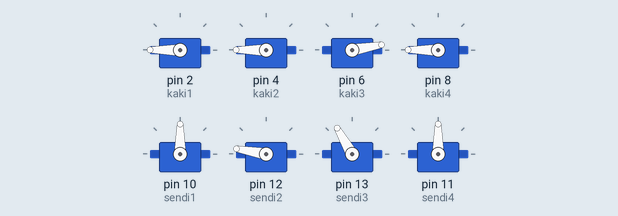
Recording of a sketch running on a simulated Arduino Uno, built with avr-gcc and run on an emulated ATmega328P. On the bench: 8 × servo.

Above: at 3.05 s.
At 4.5 s:
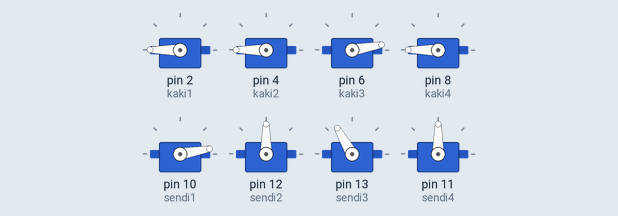
At 6.0 s:
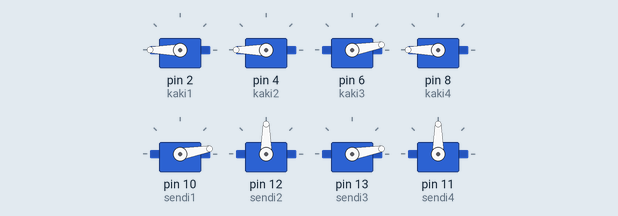
At 6.75 s:
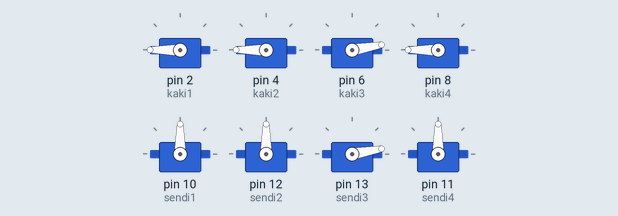
At 7.5 s:
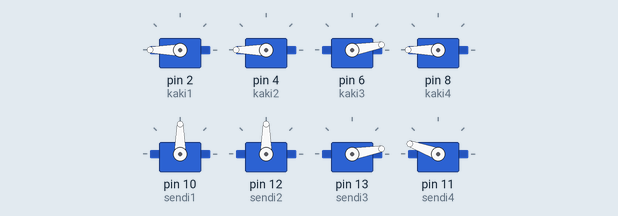
At 9.0 s:
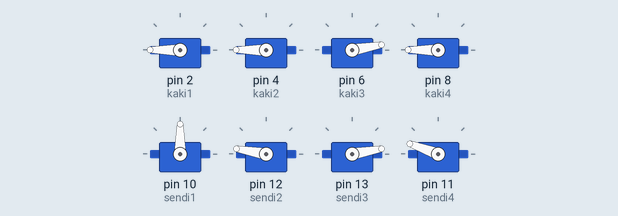
Timing chart, 0 to 9.9 s (numbered marks = the images above):
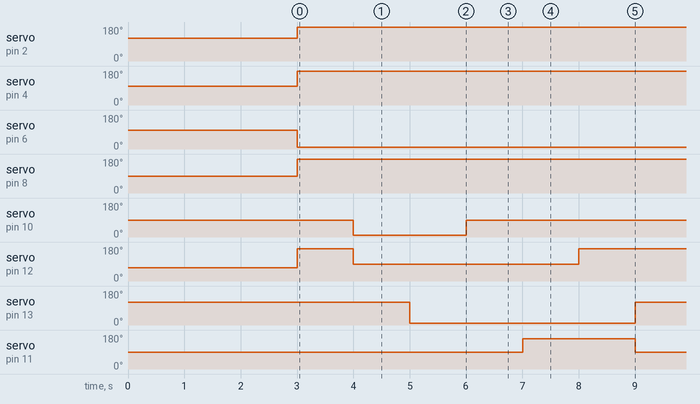

The sketch:

berjalan.ino
```cpp
#include <Servo.h>

Servo kaki1;
Servo kaki2;
Servo kaki3;
Servo kaki4;

Servo sendi1;
Servo sendi2;
Servo sendi3;
Servo sendi4;

int pos = 0;
void setup() {
  kaki1.attach(2);  // attaches the servo on pin 9 to the servo object
  kaki2.attach(4);  // attaches the servo on pin 9 to the servo object
  kaki3.attach(6);  // attaches the servo on pin 9 to the servo object
  kaki4.attach(8);  // attaches the servo on pin 9 to the servo object

  sendi1.attach(10);  // attaches the servo on pin 9 to the servo object
  sendi2.attach(12);  // attaches the servo on pin 9 to the servo object
  sendi3.attach(13);  // attaches the servo on pin 9 to the servo object
  sendi4.attach(11);

   kaki4.write(90);
 sendi1.write(90);
kaki3.write(100);
sendi2.write(70);
kaki2.write(100);
sendi3.write(120);
kaki1.write(120);
sendi4.write(90);
delay(3000);
}

void loop() {

kaki4.write(180);
sendi1.write(90);
kaki3.write(10);
sendi2.write(170);
kaki2.write(180);
sendi3.write(120);
kaki1.write(180);
sendi4.write(90);
delay(1000);
kaki4.write(180);
sendi1.write(10);
kaki3.write(10);
sendi2.write(90);
kaki2.write(180);
sendi3.write(120);
kaki1.write(180);
sendi4.write(90);
delay(1000);
kaki4.write(180);
sendi1.write(10);
kaki3.write(10);
sendi2.write(90);
kaki2.write(180);
sendi3.write(10);
kaki1.write(180);
sendi4.write(90);
delay(1000);
kaki4.write(180);
sendi1.write(90);
kaki3.write(10);
sendi2.write(90);
kaki2.write(180);
sendi3.write(10);
kaki1.write(180);
sendi4.write(90);
delay(1000);
kaki4.write(180);
sendi1.write(90);
kaki3.write(10);
sendi2.write(90);
kaki2.write(180);
sendi3.write(10);
kaki1.write(180);
sendi4.write(160);
delay(1000);
kaki4.write(180);
sendi1.write(90);
kaki3.write(10);
sendi2.write(170);
kaki2.write(180);
sendi3.write(10);
kaki1.write(180);
sendi4.write(160);
delay(1000);
}
```

Measured:
- by itself, servo on pin 2 (kaki1): 120° → 180° at 3.0 s
- by itself, servo on pin 4 (kaki2): 100° → 180° at 3.0 s
- by itself, servo on pin 6 (kaki3): 100° → 10° at 3.0 s
- by itself, servo on pin 8 (kaki4): 90° → 180° at 3.0 s
- by itself, servo on pin 10 (sendi1): alternates 90° for 4.0 s and 10° for 2.0 s
- by itself, servo on pin 12 (sendi2): repeats every 6.0 s: 90° 4.0 s, 170° 2.0 s
- by itself, servo on pin 13 (sendi3): alternates 120° for 2.0 s and 10° for 4.0 s
- by itself, servo on pin 11 (sendi4): alternates 160° for 2.0 s and 90° for 4.0 s
